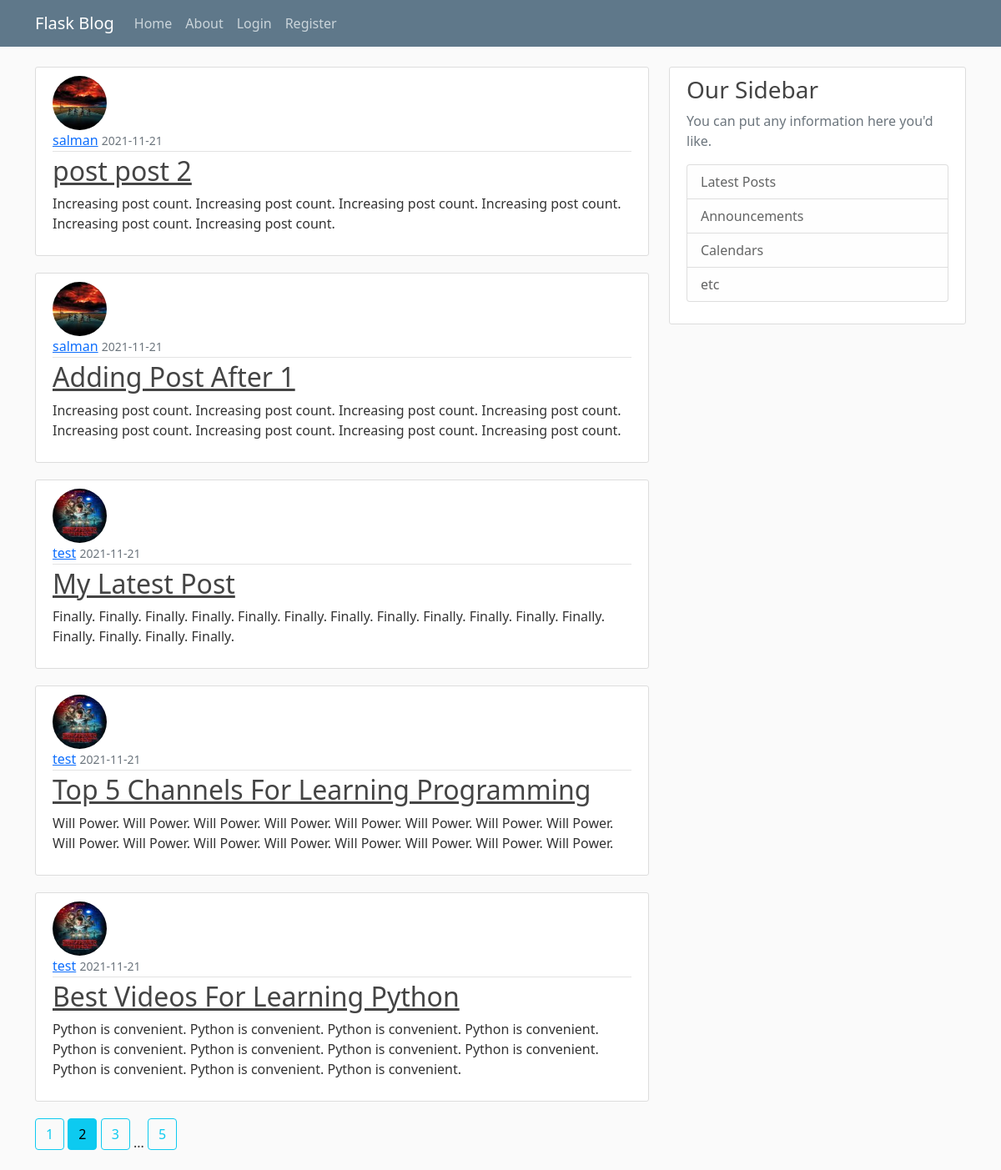
The page /home?page=2 on the database its author committed.
### flaskblog/models.py (models this page shows, shortened)
class Post(flaskblog.db.Model):
    id = flaskblog.db.Column(flaskblog.db.Integer, primary_key=True)
    title = flaskblog.db.Column(flaskblog.db.String(100), nullable=False)
    date_posted = flaskblog.db.Column(
        flaskblog.db.DateTime, nullable=False, default=datetime.utcnow)
    content = flaskblog.db.Column(flaskblog.db.Text, nullable=False)
    user_id = flaskblog.db.Column(flaskblog.db.Integer, flaskblog.db.ForeignKey(
        "user.id"), nullable=False)

class User(flaskblog.db.Model, UserMixin):
    id = flaskblog.db.Column(flaskblog.db.Integer, primary_key=True)
    username = flaskblog.db.Column(
        flaskblog.db.String(20), unique=True, nullable=False)
    email = flaskblog.db.Column(
        flaskblog.db.String(120), unique=True, nullable=False)
    image_file = flaskblog.db.Column(
        flaskblog.db.String(20), nullable=False, default="default.jpg")  # going to be hashed
    password = flaskblog.db.Column(flaskblog.db.String(60), nullable=False)
    posts = flaskblog.db.relationship("Post", backref="author", lazy=True)

### flaskblog/main/routes.py (the view)
@main.route("/")
@main.route("/home")
def home() -> str:
    page = flask.request.args.get("page", 1, type=int)
    posts = Post.query.order_by(
        Post.date_posted.desc()).paginate(page=page, per_page=5)
    return flask.render_template("home.html", posts=posts)

### flaskblog/templates/home.html
{% extends "layout.html" %}
{% block content %}
  {% for post in posts.items %}
    <article class="media content-section">
      <img
        class="rounded-circle article-img"
        src="{{url_for('static', filename='profile_pics/' + post.author.image_file)}}"
      />
      <div class="media-body">
        <div class="article-metadata">
          <a class="mr-2" href="{{ url_for('users.user_posts', username=post.author.username) }}">{{ post.author.username }}</a>
          <small class="text-muted"
            >{{ post.date_posted.strftime("%Y-%m-%d") }}</small
          >
        </div>
        <h2><a class="article-title" href="{{url_for('posts.post', post_id=post.id)}}">{{ post.title }}</a></h2>
        <p class="article-content">{{ post.content }}</p>
      </div>
    </article>
  {% endfor %}
  {% for page_num in posts.iter_pages(left_edge=1, right_edge=1, left_current=1, right_current=2) %}
    {% if page_num %}
      {% if posts.page == page_num %}
        <a href="{{ url_for('main.home', page=page_num) }}" class="btn btn-info mb-4">{{ page_num }}</a>
      {% else %}
        <a href="{{ url_for('main.home', page=page_num) }}" class="btn btn-outline-info mb-4">{{ page_num }}</a>
      {% endif %}
    {% else %}
      ...
    {% endif %}
  {% endfor %}
{% endblock content %}

### flaskblog/static/main.css (style rules this page uses)
body { background: #fafafa; color: #333333; margin-top: 5rem; }
h1, h2, h3, h4, h5, h6 { color: #444444; }
.content-section { background: #ffffff; padding: 10px 20px; border: 1px solid #dddddd; border-radius: 3px; margin-bottom: 20px; }
.article-title { color: #444444; }
.article-content { white-space: pre-line; }
.article-img { height: 65px; width: 65px; margin-right: 16px; }
.article-metadata { padding-bottom: 1px; margin-bottom: 4px; border-bottom: 1px solid #e3e3e3 }

### rows shown on the page
Post: image_file (picture), author.username "salman", date_posted "2021-11-21", title "post post 2", content "Increasing post count. Increasing post count. Increasing post count. Increasing post count. Increasing post count. Increasing post count."
Post: image_file (picture), author.username "salman", date_posted "2021-11-21", title "Adding Post After 1", content "Increasing post count. Increasing post count. Increasing post count. Increasing post count. Increasing post count. Increasing post count. Increasing post count. Increasing post count."
Post: image_file (picture), author.username "test", date_posted "2021-11-21", title "My Latest Post", content "Finally. Finally. Finally. Finally. Finally. Finally. Finally. Finally. Finally. Finally. Finally. Finally. Finally. Finally. Finally. Finally."
Post: image_file (picture), author.username "test", date_posted "2021-11-21", title "Top 5 Channels For Learning Programming", content "Will Power. Will Power. Will Power. Will Power. Will Power. Will Power. Will Power. Will Power. Will Power. Will Power. Will Power. Will Power. Will Power. Will Power. Will Power. Will Power."
Post: image_file (picture), author.username "test", date_posted "2021-11-21", title "Best Videos For Learning Python", content "Python is convenient. Python is convenient. Python is convenient. Python is convenient. Python is convenient. Python is convenient. Python is convenient. Python is convenient. Python is convenient. Python is convenient. Python is convenient."

### other values the page prints
{{ page_num }} "1" "3" "5"
{{ page_num }} "2"
